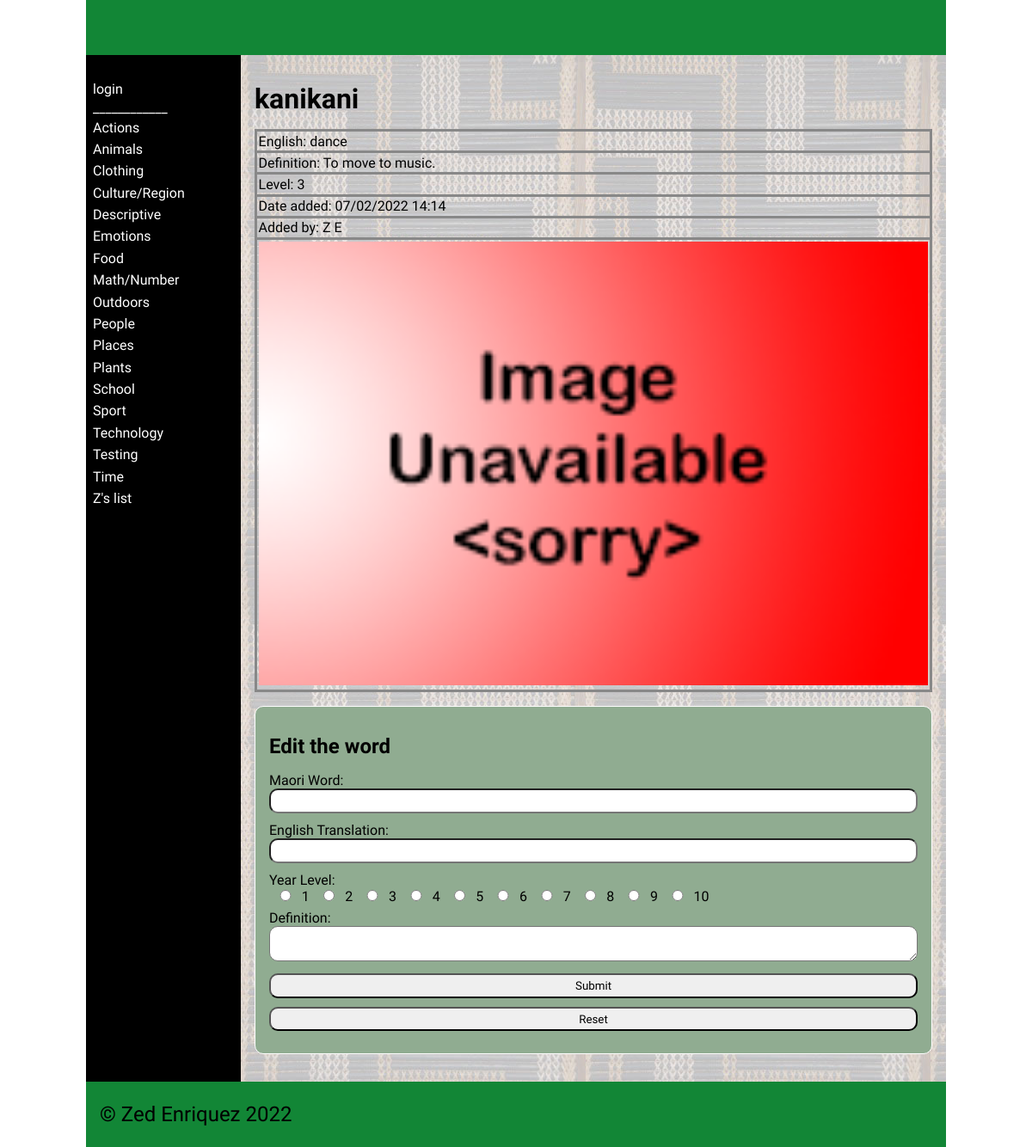
The page /word/2 on the database its author committed.
### tables this page shows
CREATE TABLE "categories"
(
	id integer
		constraint categories_pk
			primary key autoincrement,
	category_name varchar(30)
);

CREATE TABLE "dictionary"
(
    id         integer
        constraint dictionary_pk
            primary key autoincrement,
    Maori      varchar(30),
    English    varchar(30),
    cat_id     integer
        references categories
            on delete cascade,
    Definition varchar(80),
    Level      integer,
    Image      varchar(60),
    Date       datetime,
    User_id    integer
        constraint dictionary_users_id_fk
            references users
);

CREATE TABLE "users"
(
    id       integer
        constraint users_pk
            primary key autoincrement,
    fname    varchar(30),
    lname    varchar(30),
    email    varchar(80),
    password varchar(30),
    teacher  boolean
);

### app.py (the view, shortened to what this page needs)
@app.route('/word/<word_id>', methods=["GET", "POST"])
def render_word_page(word_id):
    return render_template('word.html', contents=dictionary_data(), categories_obtained=categories(),
                           logged_in=is_logged_in(), teacher_perm=is_teacher(), word_id=int(word_id),
                           user_obtained=user_details())

### app.py (called while the page is built)
def create_connection(db_file):
    try:
        connection = sqlite3.connect(db_file)
        connection.execute('pragma foreign_keys=ON')
        return connection
    except Error as e:
        print(e)
    return None

def categories():
    query = "SELECT id, category_name FROM categories ORDER BY category_name ASC"
    con = create_connection(DATABASE)
    cur = con.cursor()
    cur.execute(query)
    category_list = cur.fetchall()
    con.close()
    return category_list

def dictionary_data():
    con = create_connection(DATABASE)
    query = "SELECT * FROM dictionary ORDER BY Maori ASC "
    cur = con.cursor()
    cur.execute(query,)
    contents = cur.fetchall()
    con.close()
    return contents

def is_logged_in():
    if session.get("email") is None:
        print("not logged in")
        return False
    else:
        print("logged in")
        return True

def is_teacher():
    if session.get("teacher") == 0:
        print("A teacher isn't logged in")
        return False
    else:
        print("A Teacher is logged in")
        return True

def user_details():
    con = create_connection(DATABASE)
    query = "SELECT fname, lname, id FROM users"
    cur = con.cursor()
    cur.execute(query,)
    user_obtained = cur.fetchall()
    con.close()
    return user_obtained

### templates/word.html (shortened to what this page needs)
{% extends "base.html" %}
{% block main %}
    {% for word_content in contents %}
        {% if word_content[0] == word_id %}
            <h1>{{word_content[1]}}</h1>
            <table>
                <tbody>
                    <td>English: {{word_content[2]}} </td>
                </tbody>
                <tbody>
                    <td>Definition: {{word_content[4]}} </td>
                </tbody>
                <tbody>
                    <td>Level: {{word_content[5]}} </td>
                </tbody>
                 <tbody>
                    <td>Date added: {{word_content[7]}} </td>
                </tbody>
                {% for user in user_obtained %}
                    {% if user[2] == word_content[8] %}
                        <tbody>
                            <td>Added by: {{user_obtained[0][0]}} {{user_obtained[0][1]}}</td>
                        </tbody>
                    {% endif %}
                {% endfor %}
                <tbody>
                    <td><img src="/static/images/{{word_content[6]}}" class=thumb</td>
                </tbody>
            </table>
        {% endif %}
    {% endfor %}
    {% if teacher_perm %}
            <form class="dataForm" method="POST">
            <h2>Edit the word</h2>
                <div class = "form-group">
                    <div class="form-label">Maori Word:</div>
                    <div class="form-element"><input id="edit_maori" name="edit_maori" type="text" required
                    MAXLENGTH="30"></div>
                </div>
                <div class = "form-group">
                    <div class="form-label">English Translation:</div>
                    <div class="form-element"><input id="edit_english" name="edit_english" type="text" required
                    MAXLENGTH="30"></div>
                </div>
                <div class="form-element">
                        <div class="form-label">Year Level:</div>
                        {% for i in range(10) %}
                            <input value = "{{ i + 1 }}" name="level" type="radio" required><a>{{ i + 1 }} </a>
                        {% endfor %}
                </div>
                <div class = "form-group">
                    <div class="form-label">Definition:</div>
                    <div class="form-element"><textarea id="edit_definition" name="edit_definition"
                                                        type="text" required></textarea></div>
                </div>
                <div class="button-group">
                    <input type="submit" value="Submit">
                    <input type="reset" value="Reset">
                </div>
            </form>
    {% endif %}
{% endblock %}

### templates/base.html (shortened to what this page needs)
<!doctype html>
<html lang="en">
<head>
	<link href="{{ url_for('static', filename='css/style.css') }}" rel="stylesheet">
</head>
<body>
	<div id="container">
		<header>
			<h1>{% block heading %}{% endblock %}</h1>
		</header>
		<nav>
			<ul>
				{% if logged_in %}
					<li><a href="/">ʕ•́ᴥ•̀ʔっ</a></li>
						{% if teacher_perm %}
						<li><a href="/add_category">Add a category</a></li>
						{% endif %}
                    <li><a href="/logout">Logout</a></li>
				{% else %}
                    <li><a href="/login">login</a></li>
                {% endif %}
			</ul>
			<a> ____________ </a>
			<ul>
				{% for category in categories_obtained %}
				<li><a href="/category/{{ category[0] }}">{{ category[1] }}</a></li>
				{% endfor %}}
			</ul>
		</nav>
		<main>
            {% block main%}{% endblock %}
        </main>
		<footer>
			<p>
				&copy; Zed Enriquez 2022
			</p>
		</footer>
	</div>
</body>
</html>

### static/css/style.css (style rules this page uses)
* { font-family: Comfortaa, sans-serif; margin: 0; padding: 0; box-sizing: border-box; }
#container { display: grid; grid-template-columns: 75px auto; grid-template-areas: 'nav header' 'main main' 'footer footer'; }
header { grid-area: header; background-color: #128636; padding: 1rem; }
nav { grid-area: nav; }
main { grid-area: main; padding: 1rem; background-color: #999; }
h1, h2, h3, h4 { padding: 1rem 0; font-family: Comfortaa, sans-serif; color: #000; }
p { padding: 0.5rem 0; }
a { color: #000; }
img { width: 100%; }
.dataForm { margin: 1rem 0; border: 1px solid #fff; padding: 1rem; background-color: #90ac91; border-radius: 10px; }
.dataForm input, textarea { width: 100%; border-radius: 10px; padding: 0.3rem; margin-bottom: 10px; }
.dataForm input[type='radio'] { width: 5%; }
table { width: 100%; border: 2px solid #666; border-collapse: collapse; }
th, td { border: 3px solid #888; padding: 0.1rem; text-align: left; }
footer { grid-area: footer; padding: 1rem; background-color: #128636; }
footer p { color: #000; font-size: 1.5rem; }
@media only screen and (min-width: 768px) { #container { grid-template-columns: 180px auto; grid-template-areas: 'header header' 'nav main' 'footer footer'; } }
@media only screen and (min-width: 768px) { nav { background: linear-gradient(180deg, rgb(0 0 0) 0%, rgba(0, 0, 0, 1) 50%, rgb(0 0 0) 100%); padding: 0.5rem; } }
@media only screen and (min-width: 768px) { nav ul { list-style: none; } }
@media only screen and (min-width: 768px) { nav li { padding: 0.2rem 0; } }
@media only screen and (min-width: 768px) { nav a { color: #fff; text-decoration: none; } }
@media only screen and (min-width: 768px) { main { background-image: url('../images/poutama.jpg'); } }
@media only screen and (min-width: 1000px) { #container { width: 1000px; margin: auto; } }

### rows shown on the page
categories: category_name "Actions"
categories: category_name "Animals"
categories: category_name "Clothing"
categories: category_name "Culture/Region"
categories: category_name "Descriptive"
categories: category_name "Emotions"
categories: category_name "Food"
categories: category_name "Math/Number"
categories: category_name "Outdoors"
categories: category_name "People"
categories: category_name "Places"
categories: category_name "Plants"
categories: category_name "School"
categories: category_name "Sport"
categories: category_name "Technology"
categories: category_name "Testing"
categories: category_name "Time"
categories: category_name "Z's list"
dictionary: Maori "kanikani", English "dance", Definition "To move to music.", Level "3", Date "07/02/2022 14:14", Image (placeholder picture)
users: fname "Z", lname "E"

### other values the page prints
{{ i + 1 }} "1" "2" "3" "4" "5" "6" "7" "8" "9" "10"
